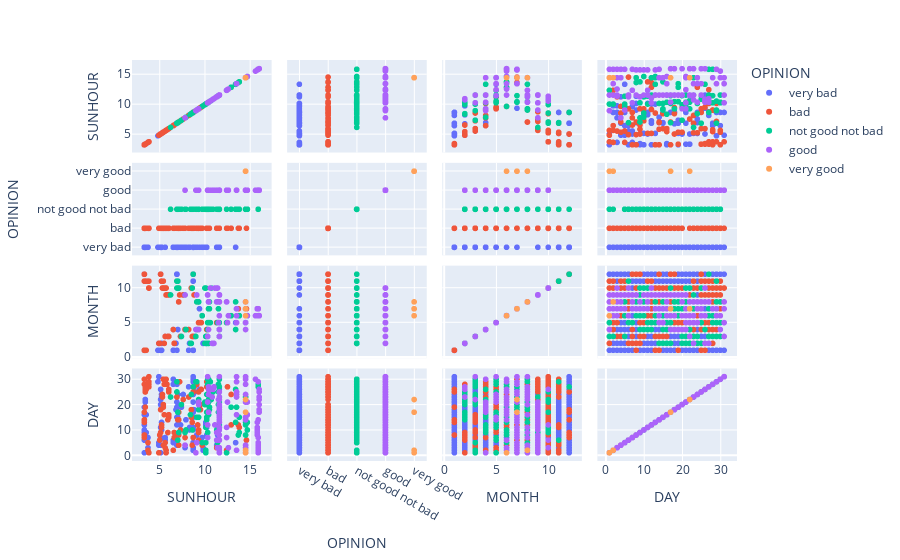

The code cell stored with this chart in its notebook:
### Markdown cell above
## Pair Plots

With Plotly, the name of [pairplots](https://plotly.com/python/splom/) is `scatter_matrix`.

### Code cell
# OK, it's up to you to draw a Pair Plot on the 4 last columns of your DataFrame.
# Do you notice that qualitative values are correctly represented ?

# fig = px.scatter_matrix(df_last_4, height=700, width=800)

pd.DataFrame.iteritems = pd.DataFrame.items

fig = px.scatter_matrix(df_weather, dimensions=df_weather.iloc[:, -4:], color='OPINION')

fig.show()

### Figure 1 — Plotly figure (JSON) as saved in the notebook; plotly's stock layout.template omitted (floating-point values rounded to 4 significant figures)
{"data": [{"dimensions": [{"axis": {"matches": true}, "label": "SUNHOUR", "values": [5.1, 8.7, 8.7, 5.1, 8.7, 3.3, 5.1, 3.3, 8.7, 5.1, 6.9, 8.7, 3.4, 8.7, 8.7, 5.2, 8.7, 3.4, 5.2, 5.2, 8.2, 6.5, 4.8, 6.5, 4.9, 9.8, 9.8, 4.9, 4.9, 8.3, 8.3, 10.1, 10.1, 6.8, 5.2, 5.6, 10.2, 10.2, 7.3, 11.6, 8.8, 7.4, 8.9, 11.6, 7.8, 7.8, 6.5, 6.5, 9.1, 11.6, 7.9, 7, 11.3, 13.4, 11.4, 9.7, 9.4, 7.6, 5.6, 3.7, 3.7, 7, 3.5, 5.2, 5.2, 7, 7, 3.5, 8.7, 8.7, 6.9, 5.2, 3.4, 3.4, 5.2, 3.3, 8.7, 8.7, 6.9, 8.7, 3.3, 3.3, 8.7, 3.3, 3.3, 6.9, 3.3, 3.3, 5.1, 6.9, 5.1, 6.9, 8.7, 5.1, 6.9, 8.7, 8.7, 8.7]}, {"axis": {"matches": true}, "label": "OPINION", "values": ["very bad", "very bad", "very bad", "very bad", "very bad", "very bad", "very bad", "very bad", "very bad", "very bad", "very bad", "very bad", "very bad", "very bad", "very bad", "very bad", "very bad", "very bad", "very bad", "very bad", "very bad", "very bad", "very bad", "very bad", "very bad", "very bad", "very bad", "very bad", "very bad", "very bad", "very bad", "very bad", "very bad", "very bad", "very bad", "very bad", "very bad", "very bad", "very bad", "very bad", "very bad", "very bad", "very bad", "very bad", "very bad", "very bad", "very bad", "very bad", "very bad", "very bad", "very bad", "very bad", "very bad", "very bad", "very bad", "very bad", "very bad", "very bad", "very bad", "very bad", "very bad", "very bad", "very bad", "very bad", "very bad", "very bad", "very bad", "very bad", "very bad", "very bad", "very bad", "very bad", "very bad", "very bad", "very bad", "very bad", "very bad", "very bad", "very bad", "very bad", "very bad", "very bad", "very bad", "very bad", "very bad", "very bad", "very bad", "very bad", "very bad", "very bad", "very bad", "very bad", "very bad", "very bad", "very bad", "very bad", "very bad", "very bad"]}, {"axis": {"matches": true}, "label": "MONTH", "values": [1, 1, 1, 1, 1, 1, 1, 1, 1, 1, 1, 1, 1, 1, 1, 1, 1, 1, 1, 1, 1, 1, 1, 1, 1, 2, 2, 2, 2, 2, 2, 2, 2, 2, 2, 3, 3, 3, 3, 3, 3, 3, 3, 3, 4, 4, 4, 4, 4, 4, 4, 4, 5, 5, 5, 6, 7, 9, 10, 11, 11, 11, 11, 11, 11, 11, 11, 11, 11, 11, 11, 11, 11, 11, 11, 12, 12, 12, 12, 12, 12, 12, 12, 12, 12, 12, 12, 12, 12, 12, 12, 12, 12, 12, 12, 12, 12, 12]}, {"axis": {"matches": true}, "label": "DAY", "values": [1, 2, 3, 4, 5, 6, 7, 9, 10, 11, 12, 15, 16, 17, 18, 20, 21, 22, 23, 24, 27, 28, 29, 30, 31, 2, 3, 4, 5, 10, 11, 12, 13, 18, 19, 6, 8, 11, 12, 17, 18, 19, 25, 26, 3, 4, 5, 6, 8, 13, 14, 24, 4, 5, 8, 7, 26, 24, 7, 3, 7, 8, 9, 10, 13, 14, 15, 16, 17, 18, 19, 20, 21, 22, 24, 1, 2, 3, 4, 5, 6, 10, 11, 12, 13, 15, 16, 19, 20, 21, 22, 23, 24, 26, 28, 29, 30, 31]}], "hovertemplate": "OPINION=very bad<br>%{xaxis.title.text}=%{x}<br>%{yaxis.title.text}=%{y}<extra></extra>", "legendgroup": "very bad", "marker": {"color": "#636efa", "symbol": "circle"}, "name": "very bad", "showlegend": true, "type": "splom"}, {"dimensions": [{"axis": {"matches": true}, "label": "SUNHOUR", "values": [3.3, 3.3, 3.3, 3.4, 3.4, 3.5, 4.9, 5, 6.6, 5, 6.6, 5.5, 5.6, 8.6, 8.7, 5.9, 7.3, 11.6, 5.9, 6, 6, 6.5, 7.8, 8.2, 9.3, 10.2, 9.1, 10.2, 12.4, 11.3, 9.3, 9.3, 9.5, 10.5, 9.5, 9.6, 12.5, 9.7, 13.8, 12.9, 12.9, 14.6, 13.7, 10.4, 9.3, 9.2, 7.1, 7.1, 9.1, 7.6, 6, 6, 8.8, 5.8, 7.2, 5.7, 5.7, 5.7, 7.1, 5.6, 7.1, 8.6, 7, 8.5, 5.5, 8.5, 5.4, 5.4, 5.3, 5.3, 3.8, 3.8, 3.8, 5.4, 3.8, 3.8, 3.7, 5.4, 3.7, 5.2, 5.2, 6.9, 3.4, 3.4, 3.4, 3.3, 3.3, 3.3, 3.3, 5.1, 3.3, 3.3, 5.1, 8.7]}, {"axis": {"matches": true}, "label": "OPINION", "values": ["bad", "bad", "bad", "bad", "bad", "bad", "bad", "bad", "bad", "bad", "bad", "bad", "bad", "bad", "bad", "bad", "bad", "bad", "bad", "bad", "bad", "bad", "bad", "bad", "bad", "bad", "bad", "bad", "bad", "bad", "bad", "bad", "bad", "bad", "bad", "bad", "bad", "bad", "bad", "bad", "bad", "bad", "bad", "bad", "bad", "bad", "bad", "bad", "bad", "bad", "bad", "bad", "bad", "bad", "bad", "bad", "bad", "bad", "bad", "bad", "bad", "bad", "bad", "bad", "bad", "bad", "bad", "bad", "bad", "bad", "bad", "bad", "bad", "bad", "bad", "bad", "bad", "bad", "bad", "bad", "bad", "bad", "bad", "bad", "bad", "bad", "bad", "bad", "bad", "bad", "bad", "bad", "bad", "bad"]}, {"axis": {"matches": true}, "label": "MONTH", "values": [1, 1, 1, 1, 1, 1, 2, 2, 2, 2, 2, 2, 3, 3, 3, 3, 3, 3, 3, 3, 3, 4, 4, 4, 4, 4, 4, 4, 5, 5, 5, 5, 5, 5, 5, 5, 5, 6, 6, 6, 6, 7, 7, 7, 8, 8, 8, 8, 8, 9, 9, 9, 9, 9, 9, 9, 10, 10, 10, 10, 10, 10, 10, 10, 10, 10, 10, 10, 10, 10, 10, 10, 10, 10, 10, 11, 11, 11, 11, 11, 11, 11, 11, 11, 11, 11, 11, 12, 12, 12, 12, 12, 12, 12]}, {"axis": {"matches": true}, "label": "DAY", "values": [8, 13, 14, 19, 25, 26, 1, 6, 7, 8, 9, 28, 3, 4, 7, 9, 10, 13, 14, 15, 16, 2, 7, 23, 25, 27, 28, 29, 2, 3, 9, 10, 18, 19, 20, 26, 27, 4, 11, 12, 24, 6, 12, 30, 6, 12, 14, 17, 28, 22, 25, 26, 27, 28, 29, 30, 1, 2, 4, 5, 8, 13, 14, 15, 16, 18, 19, 20, 23, 24, 27, 28, 29, 30, 31, 1, 2, 4, 5, 11, 12, 23, 25, 26, 27, 28, 30, 7, 8, 9, 14, 17, 18, 25]}], "hovertemplate": "OPINION=bad<br>%{xaxis.title.text}=%{x}<br>%{yaxis.title.text}=%{y}<extra></extra>", "legendgroup": "bad", "marker": {"color": "#EF553B", "symbol": "circle"}, "name": "bad", "showlegend": true, "type": "splom"}, {"dimensions": [{"axis": {"matches": true}, "label": "SUNHOUR", "values": [10.2, 10.2, 8.4, 10.2, 10, 10.4, 10.4, 8.5, 10.9, 10.1, 10.1, 10.1, 7.4, 11.6, 11.6, 10.2, 11.6, 10.3, 9, 10.3, 10.3, 7.9, 11.6, 11.6, 9.1, 11.6, 9.3, 13.4, 12.4, 11.4, 10.3, 11.4, 14.5, 14.5, 10.4, 11.5, 11.5, 11.5, 10.6, 11.6, 9.7, 13.7, 13.8, 14.7, 14.7, 13.8, 12.9, 15.9, 15.9, 10.5, 13.5, 11.5, 14.5, 10.4, 11.4, 14.5, 11.3, 13.4, 9.3, 9.3, 10.5, 9.3, 9.1, 10.4, 7.8, 6.2, 7.1, 8.6, 10.1, 7, 10, 10.7, 6.9, 7, 6.9, 8.7]}, {"axis": {"matches": true}, "label": "OPINION", "values": ["not good not bad", "not good not bad", "not good not bad", "not good not bad", "not good not bad", "not good not bad", "not good not bad", "not good not bad", "not good not bad", "not good not bad", "not good not bad", "not good not bad", "not good not bad", "not good not bad", "not good not bad", "not good not bad", "not good not bad", "not good not bad", "not good not bad", "not good not bad", "not good not bad", "not good not bad", "not good not bad", "not good not bad", "not good not bad", "not good not bad", "not good not bad", "not good not bad", "not good not bad", "not good not bad", "not good not bad", "not good not bad", "not good not bad", "not good not bad", "not good not bad", "not good not bad", "not good not bad", "not good not bad", "not good not bad", "not good not bad", "not good not bad", "not good not bad", "not good not bad", "not good not bad", "not good not bad", "not good not bad", "not good not bad", "not good not bad", "not good not bad", "not good not bad", "not good not bad", "not good not bad", "not good not bad", "not good not bad", "not good not bad", "not good not bad", "not good not bad", "not good not bad", "not good not bad", "not good not bad", "not good not bad", "not good not bad", "not good not bad", "not good not bad", "not good not bad", "not good not bad", "not good not bad", "not good not bad", "not good not bad", "not good not bad", "not good not bad", "not good not bad", "not good not bad", "not good not bad", "not good not bad", "not good not bad"]}, {"axis": {"matches": true}, "label": "MONTH", "values": [2, 2, 2, 2, 2, 2, 2, 2, 2, 3, 3, 3, 3, 3, 3, 3, 3, 3, 3, 3, 4, 4, 4, 4, 4, 4, 4, 4, 5, 5, 5, 5, 5, 5, 5, 5, 5, 5, 5, 5, 6, 6, 6, 6, 6, 6, 6, 6, 6, 7, 7, 7, 7, 7, 8, 8, 8, 8, 8, 8, 8, 8, 8, 8, 9, 9, 10, 10, 10, 10, 10, 10, 10, 11, 11, 12]}, {"axis": {"matches": true}, "label": "DAY", "values": [14, 15, 16, 17, 20, 21, 22, 24, 25, 1, 2, 5, 20, 21, 23, 24, 27, 28, 29, 30, 9, 10, 11, 12, 15, 16, 22, 26, 1, 6, 7, 11, 12, 13, 16, 17, 25, 28, 29, 30, 5, 8, 9, 10, 13, 15, 19, 27, 28, 18, 19, 20, 23, 27, 5, 8, 10, 13, 15, 18, 19, 21, 29, 30, 9, 23, 9, 10, 11, 17, 21, 22, 25, 6, 29, 27]}], "hovertemplate": "OPINION=not good not bad<br>%{xaxis.title.text}=%{x}<br>%{yaxis.title.text}=%{y}<extra></extra>", "legendgroup": "not good not bad", "marker": {"color": "#00cc96", "symbol": "circle"}, "name": "not good not bad", "showlegend": true, "type": "splom"}, {"dimensions": [{"axis": {"matches": true}, "label": "SUNHOUR", "values": [10.8, 10.9, 11, 11.6, 10.3, 9, 10.4, 11.6, 11.6, 9.3, 9.3, 14.5, 14.5, 14.5, 12.5, 11.5, 13.5, 13.5, 14.5, 13.5, 12.6, 11.6, 15.9, 14.7, 16, 16, 16, 14.7, 16, 16, 16, 16, 15.9, 15.6, 15.9, 15.9, 15.9, 15.9, 15.9, 15.9, 15.8, 15.8, 15.8, 15.8, 15.8, 14.5, 14.5, 13.5, 14.5, 14.5, 13.5, 14.5, 13.5, 13.5, 14.5, 14.5, 14.5, 12.4, 11.3, 12.4, 11.6, 11.6, 11.6, 11.6, 10.4, 11.6, 10.4, 10.4, 11.6, 11.6, 11.6, 11.6, 7.8, 9.1, 11.6, 10.3, 11.6, 11.6, 11.6, 10.3, 11.6, 11.6, 11.6, 11.6, 11.6, 11.6, 11.6, 11.6, 10.3, 11.4, 11.3, 11.1, 10.6]}, {"axis": {"matches": true}, "label": "OPINION", "values": ["good", "good", "good", "good", "good", "good", "good", "good", "good", "good", "good", "good", "good", "good", "good", "good", "good", "good", "good", "good", "good", "good", "good", "good", "good", "good", "good", "good", "good", "good", "good", "good", "good", "good", "good", "good", "good", "good", "good", "good", "good", "good", "good", "good", "good", "good", "good", "good", "good", "good", "good", "good", "good", "good", "good", "good", "good", "good", "good", "good", "good", "good", "good", "good", "good", "good", "good", "good", "good", "good", "good", "good", "good", "good", "good", "good", "good", "good", "good", "good", "good", "good", "good", "good", "good", "good", "good", "good", "good", "good", "good", "good", "good"]}, {"axis": {"matches": true}, "label": "MONTH", "values": [2, 2, 2, 3, 3, 4, 4, 4, 4, 4, 4, 4, 5, 5, 5, 5, 5, 5, 5, 6, 6, 6, 6, 6, 6, 6, 6, 6, 6, 6, 6, 6, 6, 6, 7, 7, 7, 7, 7, 7, 7, 7, 7, 7, 7, 7, 7, 7, 7, 7, 7, 7, 7, 7, 8, 8, 8, 8, 8, 8, 8, 8, 8, 8, 8, 8, 8, 8, 8, 9, 9, 9, 9, 9, 9, 9, 9, 9, 9, 9, 9, 9, 9, 9, 9, 9, 9, 9, 9, 10, 10, 10, 10]}, {"axis": {"matches": true}, "label": "DAY", "values": [23, 26, 27, 22, 31, 1, 17, 18, 19, 20, 21, 30, 14, 15, 21, 22, 23, 24, 31, 2, 3, 6, 14, 16, 17, 18, 20, 21, 22, 23, 25, 26, 29, 30, 1, 2, 3, 4, 5, 7, 8, 9, 10, 11, 13, 14, 15, 16, 21, 24, 25, 28, 29, 31, 1, 3, 4, 7, 9, 11, 16, 20, 22, 23, 24, 25, 26, 27, 31, 1, 2, 3, 4, 5, 6, 7, 8, 10, 11, 12, 13, 14, 15, 16, 17, 18, 19, 20, 21, 3, 6, 12, 26]}], "hovertemplate": "OPINION=good<br>%{xaxis.title.text}=%{x}<br>%{yaxis.title.text}=%{y}<extra></extra>", "legendgroup": "good", "marker": {"color": "#ab63fa", "symbol": "circle"}, "name": "good", "showlegend": true, "type": "splom"}, {"dimensions": [{"axis": {"matches": true}, "label": "SUNHOUR", "values": [14.5, 14.5, 14.5, 14.5]}, {"axis": {"matches": true}, "label": "OPINION", "values": ["very good", "very good", "very good", "very good"]}, {"axis": {"matches": true}, "label": "MONTH", "values": [6, 7, 7, 8]}, {"axis": {"matches": true}, "label": "DAY", "values": [1, 17, 22, 2]}], "hovertemplate": "OPINION=very good<br>%{xaxis.title.text}=%{x}<br>%{yaxis.title.text}=%{y}<extra></extra>", "legendgroup": "very good", "marker": {"color": "#FFA15A", "symbol": "circle"}, "name": "very good", "showlegend": true, "type": "splom"}], "layout": {"dragmode": "select", "legend": {"title": {"text": "OPINION"}, "tracegroupgap": 0}, "margin": {"t": 60}}}
